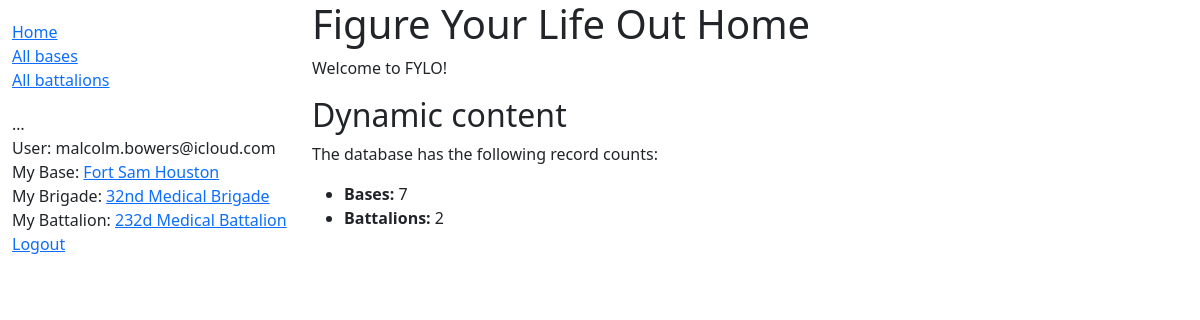
The app's page / (signed in) with its own data.
### accounts/models.py (models this page shows, shortened)
class CustomUser(AbstractBaseUser, PermissionsMixin):
    email = models.EmailField(_("email address"), unique=True)
    is_staff = models.BooleanField(default=False)
    is_active = models.BooleanField(default=True)
    date_joined = models.DateTimeField(default=timezone.now)
    base = models.ForeignKey(Base, on_delete=models.RESTRICT, null=True)
    brigade = models.ForeignKey(Brigade, on_delete=models.RESTRICT, null=True)
    battalion = models.ForeignKey(Battalion, on_delete=models.RESTRICT, null=True)
    USERNAME_FIELD = "email"
    REQUIRED_FIELDS = []
    objects = CustomUserManager()

### app/models.py (models this page shows)
class Base(models.Model):
    name = models.CharField(max_length=200, help_text='Enter the base.')
    location = models.CharField(max_length=200, help_text='Enter the state for this base.')
    def __str__(self):
        return self.name
    def get_absolute_url(self):
        return reverse('base-detail', args=[str(self.id)])

class Brigade(models.Model):
    name = models.CharField(max_length=200, help_text='Enter the Brigade.')
    command = models.ForeignKey(Command, on_delete=models.RESTRICT, null=True)
    base = models.ManyToManyField(Base, null=True, help_text='Select a base for this Brigade.')
    def __str__(self):
        return self.name
    def get_absolute_url(self):
        return reverse('brigade-detail', args=[str(self.id)])

class Battalion(models.Model):
    name = models.CharField(max_length=200, help_text='Enter the Battalion.')
    brigade = models.ForeignKey(Brigade, on_delete=models.RESTRICT, null=True)
    base = models.ManyToManyField(Base, help_text='Select a base for this Battalion.')
    def __str__(self):
        return self.name
    def get_absolute_url(self):
        return reverse('battalion-detail', args=[str(self.id)])

### app/views.py (the view)
# urls.py: path('', views.index, name='index'),
def index(request):
    num_bases = Base.objects.all().count()
    num_battalions = Battalion.objects.all().count()
    context = {
        'num_bases': num_bases,
        'num_battalions': num_battalions,
    }
    return render(request, 'index.html', context=context)

### app/templates/index.html
{% extends "base_generic.html" %}
{% block content %}
<h1>Figure Your Life Out Home</h1>
<p>Welcome to FYLO!</p>
<h2>Dynamic content</h2>
<p>The database has the following record counts:</p>
<ul>
    <li><strong>Bases:</strong> {{ num_bases }}</li>
    <li><strong>Battalions:</strong> {{ num_battalions }}</li>
</ul>
{% endblock %}

### app/templates/base_generic.html (shortened to what this page needs)
<!DOCTYPE html>
<html lang="en">
<head>
    <link href="https://cdn.jsdelivr.net/npm/bootstrap@5.1.3/dist/css/bootstrap.min.css" rel="stylesheet">
    {% load static %}
    <link rel="stylesheet" href="{% static 'css/styles.css' %}">
</head>
<body>
    <div class="container-fluid">
        <div class="row">
            <div class="col-sm-3">
                {% block sidebar %}
                <ul class="sidebar-nav">
                    <li><a href="{% url 'index' %}">Home</a></li>
                    <li><a href="{% url 'bases' %}">All bases</a></li>
                    <li><a href="{% url 'battalions' %}">All battalions</a></li>
                </ul>
                <ul class="sidebar-nav">
                    …
                    {% if user.is_authenticated %}
                    <li>User: {{ user.get_username }}</li>
                    <li>My Base: <a href="{{ user.base.get_absolute_url }}">{{ user.base }}</a></li>
                    <li>My Brigade: <a href="{{user.brigade.get_absolute_url }}">{{ user.brigade }}</a></li>
                    <li>My Battalion: <a href="{{ user.battalion.get_absolute_url }}">{{ user.battalion }}</a></li>
                    <li><a href="{% url 'logout' %}?next={{ request.path }}">Logout</a></li>
                    {% else %}
                    <li><a href="{% url 'login' %}?next={{ request.path }}">Login</a></li>
                    {% endif %}
                </ul>
                {% endblock %}
            </div>
            <div class="col-sm-7 ">
                {% block content %}{% endblock %}
            </div>
        </div>
    </div>
</body>
</html>

### app/static/css/styles.css (style rules this page uses)
.sidebar-nav { margin-top: 20px; padding: 0; list-style: none; }

### records on screen
CustomUser: get_username "malcolm.bowers@icloud.com", base "Fort Sam Houston", brigade "32nd Medical Brigade", battalion "232d Medical Battalion"

### other values on screen
{{ num_bases }} "7"
{{ num_battalions }} "2"
